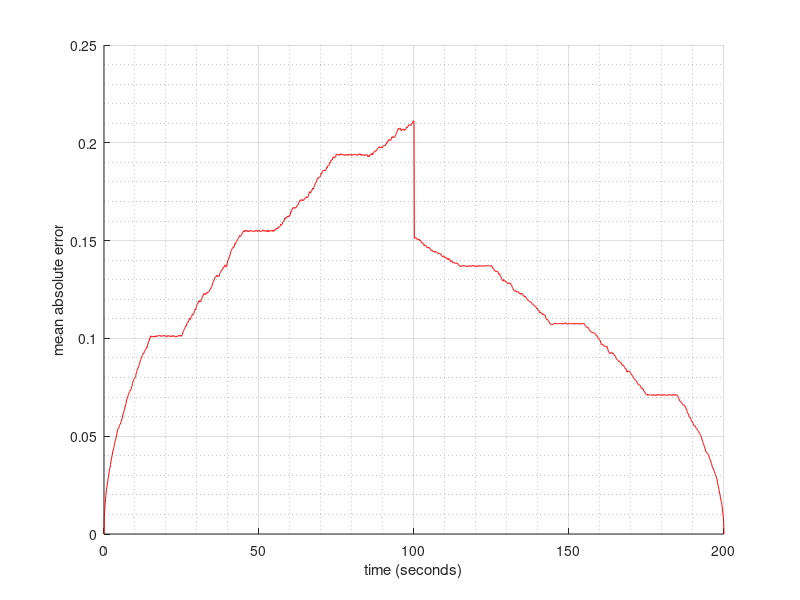

This figure's MATLAB source:
clc;
clear;
close all;
%%%%%%%%%%%%%%%%%%%%%%%%%%%%%%%%%%%%%%%%%%%%%%%%%%%%%%%%%%%%%%%%%%%
% Some parameters you can use to set up your solution of SimLab 1
%%%%%%%%%%%%%%%%%%%%%%%%%%%%%%%%%%%%%%%%%%%%%%%%%%%%%%%%%%%%%%%%%%%

length_hallway = 10;
sensor_range = 0.5;

landmarks = [2; 5; 8];

num_landmarks = length(landmarks);

stdev_odometry = 0.1; % m/s
stdev_range = 0.01; % m

%%%%%%%%%%%%%%%%%%%%%%%%%%%%%%%%%%%%%%%%%%%%%%%%%%%%%%%%%%%%%%%%%%%
% Robot's "Ground Truth" Trajectory when it travels the hallway
%%%%%%%%%%%%%%%%%%%%%%%%%%%%%%%%%%%%%%%%%%%%%%%%%%%%%%%%%%%%%%%%%%%

delta_t = 0.1; % time is discretized with a time-step of 0.1 seconds
v_robot = 0.1; % robot travels at a constant speed of 0.1 m/s

t_terminal = length_hallway/v_robot; % time that we reach the end of hall

t_vector = 0:delta_t:t_terminal; % time vector for robot's trajectory
x_vector = 0:v_robot*delta_t:length_hallway; % robot's true position in time
v_vector = ones(1,length(t_vector)).*v_robot;  % robot's true velocity in time

num_states = length(x_vector); % number of discrete-time states in trajectory

%% LEAST SQUARES SOLUTION; t = 0:100 seconds

l_count = 3;
N = 1000; % number of trials
n = length(t_vector); % number of steps
x_pos_overall_100 = []; % records of all positions across n-time steps
x_pos_overall_200 = []; % records of all positions across n-time steps
% and across N trials

%% populate the constant matrix A for t=0:100secs
A = [];
A_1 = [];
for j = 1:n
    if isempty(A_1)
        A_1 = [1 zeros(1,n+l_count-1)];
    else
        A_1(j,:) = [zeros(1,j-2) -1 1 zeros(1,n+l_count-j)];
    end
end
A = A_1;

A_2 = [];
index = 1;
for j = 1:n
    % detection of first landmark
    if t_vector(j) >= 15 && t_vector(j) <= 25
        A_2(index,:) = [zeros(1,j-1) -1 zeros(1,n-j) 1 0 0];
        index = index + 1;
    end
    
    % detection of 2nd landmark
    if t_vector(j) >= 45 && t_vector(j) <= 55
        A_2(index,:) = [zeros(1,j-1) -1 zeros(1,n-j) 0 1 0];
        index = index + 1;
    end
    
    % detection of 3rd landmark
    if t_vector(j) >= 75 && t_vector(j) <= 85
        A_2(index,:) = [zeros(1,j-1) -1 zeros(1,n-j) 0 0 1];
        index = index + 1;
    end
    
end

A = [A ; A_2];
pinv_A = pinv(A); % get the pseudoinverse of A for the first half

%% populate A for t = 100.1:200secs

A = [A; -A_1(2:end,:)];
A = [A; -A_2];
pinv_A_2 = pinv(A); % get the pseudoinverse of A for the second half


%% populate b vector for t=0:100secs
% LS Loop
for i = 1:N
    x_odom = (v_robot+stdev_odometry*randn(1,n))*delta_t;
    b = [0 x_odom(2:end)];
    
    k = length(b)+1;
    for j = 1:n
        % detection of first landmark
        if t_vector(j) >= 15 && t_vector(j) <= 25
            b(k) = (v_robot*(20-t_vector(j))+stdev_range*randn());
            k = k+1;
        end
        
        % detection of 2nd landmark
        if t_vector(j) >= 45 && t_vector(j) <= 55
            b(k) = (v_robot*(50-t_vector(j))+stdev_range*randn());
            k = k+1;
        end
        
        % detection of 3rd landmark
        if t_vector(j) >= 75 && t_vector(j) <= 85
            b(k) = (v_robot*(80-t_vector(j))+stdev_range*randn());
            k = k+1;
        end
        
    end
    X = pinv_A*b';
    x_pos_overall_100(:,i) = X;
    
%% populate b vector for t=100.1:200secs
    x_odom = (-v_robot+stdev_odometry*randn(1,n-1))*delta_t;
    b = [b x_odom];
    k = length(b)+1;
    for j = 1:n
        % detection of first landmark
        if t_vector(j) >= 15 && t_vector(j) <= 25
            b(k) = (-v_robot*(20-t_vector(j))+stdev_range*randn());
            k = k+1;
        end
        
        % detection of 2nd landmark
        if t_vector(j) >= 45 && t_vector(j) <= 55
            b(k) = (-v_robot*(50-t_vector(j))+stdev_range*randn());
            k = k+1;
        end
        
        % detection of 3rd landmark
        if t_vector(j) >= 75 && t_vector(j) <= 85
            b(k) = (-v_robot*(80-t_vector(j))+stdev_range*randn());
            k = k+1;
        end
    end
    
    X = pinv_A_2*b';
    x_pos_overall_200(:,i) = X;
end

x_pos_overall_100 = x_pos_overall_100(1:end-3,:);
x_pos_overall_200 = x_pos_overall_200(1:end-3,:);

%% mean absolute error plot
abs_err_100 = [];
abs_err_200 = [];
mean_abs_err_100 = [];
mean_abs_err_200 = [];
[m,n] = size(x_pos_overall_100);
for i = 1:n
    abs_err_100(:,i) = abs(x_vector' - x_pos_overall_100(1:end,i));
    abs_err_200(:,i) = abs(x_vector' - x_pos_overall_200(1:end,i));
end

for i = 1:m
    mean_abs_err_100(i) = mean(abs_err_100(i,:));
    mean_abs_err_200(i) = mean(abs_err_200(i,:));
    
end

line([t_vector t_vector(end)+t_vector(2:end)],[mean_abs_err_100 mean_abs_err_200(end-1:-1:1)],'Color','r');
grid on
grid minor
xlabel('time (seconds)');
ylabel('mean absolute error');


















